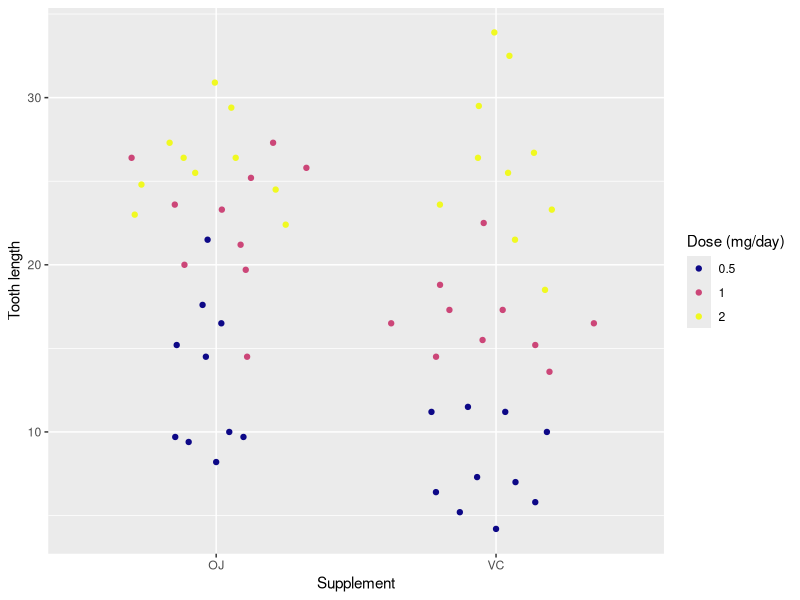
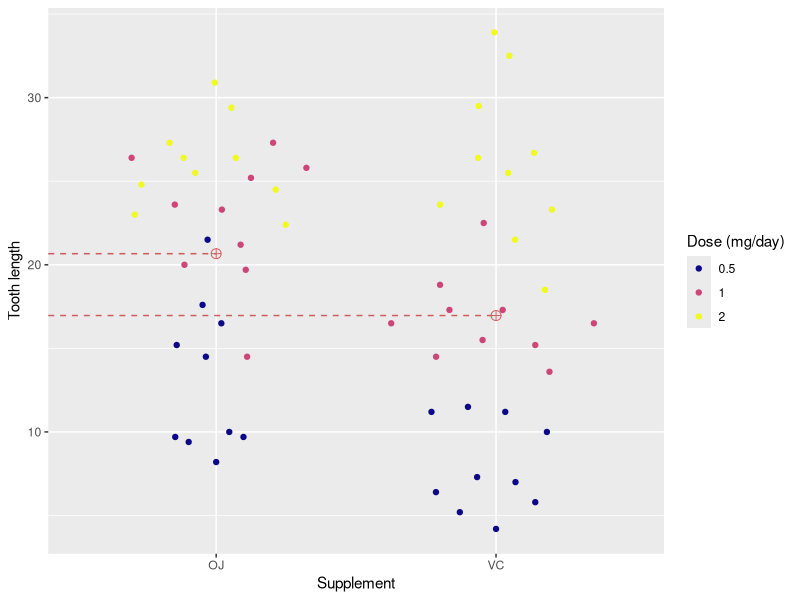

Reproduce these figures in R, in order.
## ---- chunk 1
knitr::opts_chunk$set(#fig.path = "images/chapter8-02/",
                      fig.align = "center",
                      fig.width = 10, 
                      fig.height = 4,
                      cache.path = "cache/",
                      cache = FALSE,
                      echo = TRUE)
library(tidyverse)
library(broom)
library(grid)
library(patchwork)
## ---- chunk 2
str(ToothGrowth)
## ---- chunk 3
ggplot(ToothGrowth, aes(supp, len, color = factor(dose))) + 
  ggbeeswarm::geom_quasirandom() +
  labs(x = "Supplement", y = "Tooth length", color = "Dose (mg/day)") +
  scale_color_viridis_d(option = "C")
## ---- chunk 4
fit1s <- lm(len ~ 1 + as.numeric(supp=="VC") + as.numeric(supp=="OJ") , 
            data = ToothGrowth)
## ---- chunk 5
fit2s <- lm(len ~ supp, data = ToothGrowth)
## ---- chunk 6
coef(fit1s)
coef(fit2s)
## ---- chunk 7
predict(fit2s, data.frame(supp = c("OJ", "VC")))
## ---- chunk 8
pred <- data.frame(supp = c("OJ", "VC"),
                   len = predict(fit2s, data.frame(supp = c("OJ", "VC"))))
ggplot(ToothGrowth, aes(supp, len, color = factor(dose))) + 
  ggbeeswarm::geom_quasirandom() +
  labs(x = "Supplement", y = "Tooth length", color = "Dose (mg/day)") +
  scale_color_viridis_d(option = "C") +
  geom_point(data = pred, color = "indianred", size = 3, shape = 10) +
  geom_segment(data = data.frame(x = c(-Inf, -Inf),
                                 xend = c(1, 2),
                                 y = c(pred$len[1], pred$len[2]),
                                 yend = c(pred$len[1], pred$len[2])),
               aes(x = x, xend = xend, y = y, yend = yend),
               color = "indianred", linetype = "dashed")
